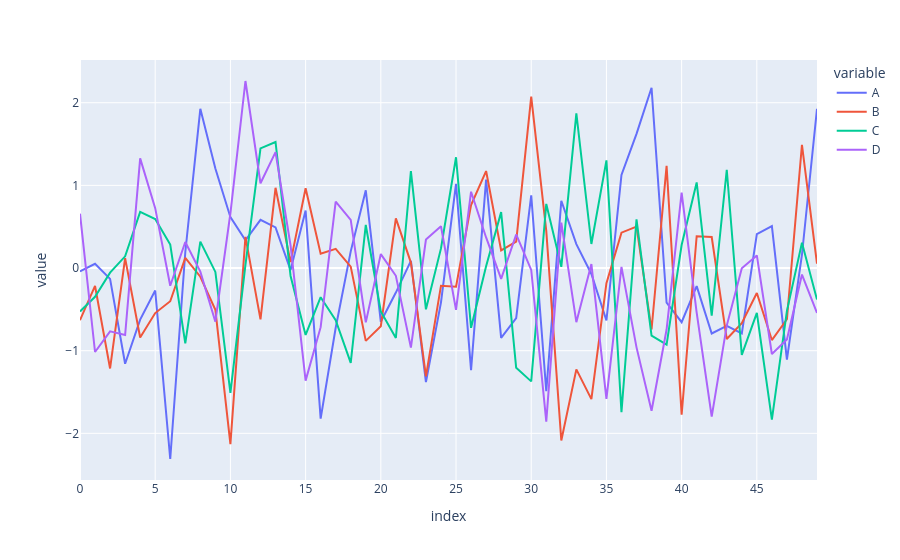

The code cell stored with this chart in its notebook:
### Markdown cell above
# Basics

### Code cell
arr_1 = np.random.randn(50,4)
df_1 = pd.DataFrame(arr_1, columns=['A','B','C','D'])
df_1.head()
df_1.plot()

### Figure 1 — Plotly figure (JSON) as saved in the notebook; plotly's stock layout.template omitted (floating-point values rounded to 4 significant figures)
{"data": [{"hovertemplate": "variable=A<br>index=%{x}<br>value=%{y}<extra></extra>", "legendgroup": "A", "line": {"color": "#636efa", "dash": "solid"}, "marker": {"symbol": "circle"}, "mode": "lines", "name": "A", "orientation": "v", "showlegend": true, "type": "scatter", "x": [0, 1, 2, 3, 4, 5, 6, 7, 8, 9, 10, 11, 12, 13, 14, 15, 16, 17, 18, 19, 20, 21, 22, 23, 24, 25, 26, 27, 28, 29, 30, 31, 32, 33, 34, 35, 36, 37, 38, 39, 40, 41, 42, 43, 44, 45, 46, 47, 48, 49], "xaxis": "x", "y": [-0.04081, 0.05087, -0.1316, -1.158, -0.6238, -0.2719, -2.31, 0.1911, 1.927, 1.205, 0.6153, 0.3363, 0.5834, 0.492, -0.02544, 0.6957, -1.823, -0.723, 0.2017, 0.9397, -0.6507, -0.2968, 0.08729, -1.38, -0.4151, 1.019, -1.235, 1.07, -0.8447, -0.6071, 0.88, -1.491, 0.8135, 0.2894, -0.07157, -0.6347, 1.127, 1.623, 2.181, -0.4197, -0.6553, -0.2185, -0.7918, -0.6993, -0.7905, 0.409, 0.5077, -1.108, 0.1608, 1.926], "yaxis": "y"}, {"hovertemplate": "variable=B<br>index=%{x}<br>value=%{y}<extra></extra>", "legendgroup": "B", "line": {"color": "#EF553B", "dash": "solid"}, "marker": {"symbol": "circle"}, "mode": "lines", "name": "B", "orientation": "v", "showlegend": true, "type": "scatter", "x": [0, 1, 2, 3, 4, 5, 6, 7, 8, 9, 10, 11, 12, 13, 14, 15, 16, 17, 18, 19, 20, 21, 22, 23, 24, 25, 26, 27, 28, 29, 30, 31, 32, 33, 34, 35, 36, 37, 38, 39, 40, 41, 42, 43, 44, 45, 46, 47, 48, 49], "xaxis": "x", "y": [-0.6313, -0.217, -1.215, 0.1202, -0.8399, -0.5448, -0.4021, 0.1224, -0.1053, -0.5061, -2.13, 0.3771, -0.6209, 0.9705, 0.0713, 0.9655, 0.1732, 0.2322, 0.01702, -0.8815, -0.7039, 0.6001, 0.06593, -1.311, -0.2138, -0.2253, 0.7625, 1.173, 0.2123, 0.32, 2.074, 0.4497, -2.086, -1.226, -1.587, -0.1825, 0.428, 0.5016, -0.744, 1.236, -1.775, 0.3841, 0.3747, -0.8586, -0.6685, -0.302, -0.8713, -0.6198, 1.491, 0.05229], "yaxis": "y"}, {"hovertemplate": "variable=C<br>index=%{x}<br>value=%{y}<extra></extra>", "legendgroup": "C", "line": {"color": "#00cc96", "dash": "solid"}, "marker": {"symbol": "circle"}, "mode": "lines", "name": "C", "orientation": "v", "showlegend": true, "type": "scatter", "x": [0, 1, 2, 3, 4, 5, 6, 7, 8, 9, 10, 11, 12, 13, 14, 15, 16, 17, 18, 19, 20, 21, 22, 23, 24, 25, 26, 27, 28, 29, 30, 31, 32, 33, 34, 35, 36, 37, 38, 39, 40, 41, 42, 43, 44, 45, 46, 47, 48, 49], "xaxis": "x", "y": [-0.525, -0.3476, -0.05535, 0.1414, 0.6785, 0.5925, 0.2849, -0.9116, 0.3199, -0.04712, -1.511, 0.03752, 1.447, 1.525, -0.09583, -0.8094, -0.353, -0.6301, -1.148, 0.5211, -0.5258, -0.8469, 1.172, -0.4991, 0.2377, 1.341, -0.7231, 0.02066, 0.6765, -1.207, -1.371, 0.7754, 0.01485, 1.87, 0.2906, 1.303, -1.744, 0.5897, -0.8187, -0.9279, 0.2781, 1.036, -0.576, 1.189, -1.051, -0.5424, -1.833, -0.5178, 0.3052, -0.3821], "yaxis": "y"}, {"hovertemplate": "variable=D<br>index=%{x}<br>value=%{y}<extra></extra>", "legendgroup": "D", "line": {"color": "#ab63fa", "dash": "solid"}, "marker": {"symbol": "circle"}, "mode": "lines", "name": "D", "orientation": "v", "showlegend": true, "type": "scatter", "x": [0, 1, 2, 3, 4, 5, 6, 7, 8, 9, 10, 11, 12, 13, 14, 15, 16, 17, 18, 19, 20, 21, 22, 23, 24, 25, 26, 27, 28, 29, 30, 31, 32, 33, 34, 35, 36, 37, 38, 39, 40, 41, 42, 43, 44, 45, 46, 47, 48, 49], "xaxis": "x", "y": [0.6579, -1.016, -0.766, -0.8101, 1.327, 0.7241, -0.214, 0.3144, -0.04319, -0.649, 0.6627, 2.263, 1.026, 1.402, 0.2727, -1.362, -0.7154, 0.8044, 0.5833, -0.6571, 0.1689, -0.09388, -0.9631, 0.3437, 0.5053, -0.5057, 0.9228, 0.3699, -0.1308, 0.406, -0.02306, -1.859, 0.5499, -0.6554, 0.0485, -1.583, 0.01328, -0.9598, -1.727, -0.7439, 0.9123, -0.5403, -1.797, -0.6968, -0.002781, 0.152, -1.04, -0.8652, -0.07882, -0.5434], "yaxis": "y"}], "layout": {"legend": {"title": {"text": "variable"}, "tracegroupgap": 0}, "margin": {"t": 60}, "xaxis": {"anchor": "y", "domain": [0, 1], "title": {"text": "index"}}, "yaxis": {"anchor": "x", "domain": [0, 1], "title": {"text": "value"}}}}
